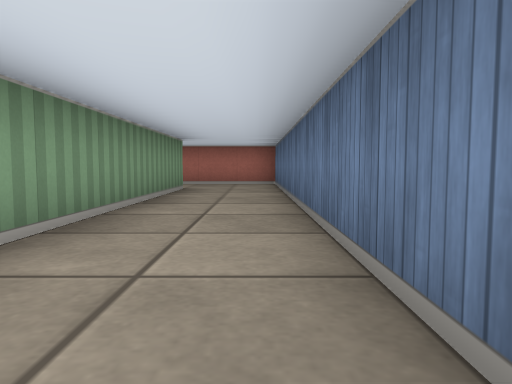
view 1 (above)

18 first-person views from a walk through a cub3D ray-caster map. The camera is about half as high as the walls, tilts 4° down and sees 70° across. The floor is counted in squares. Each view is taken from the middle of a square. On the plan, view 1 faces up. The plan holds only what a view shows up to about 9 squares ahead; the rest is blank.

view 2
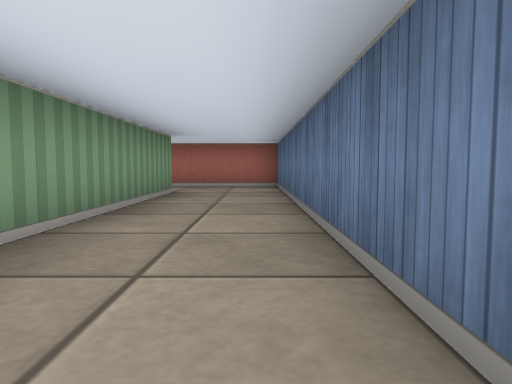

view 3
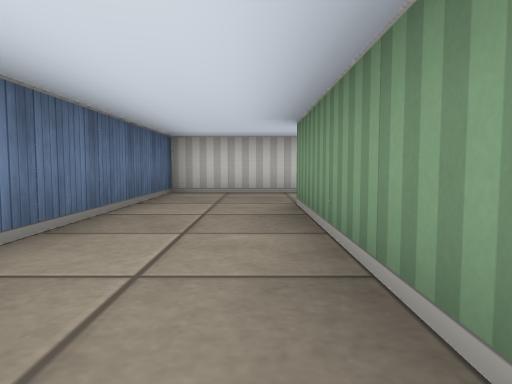

view 4
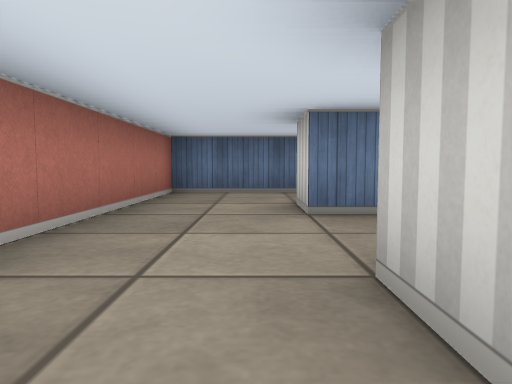

view 5
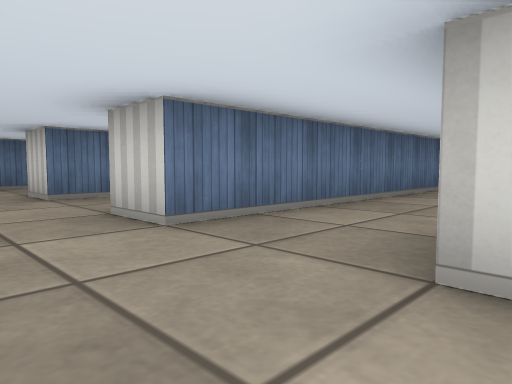

view 6
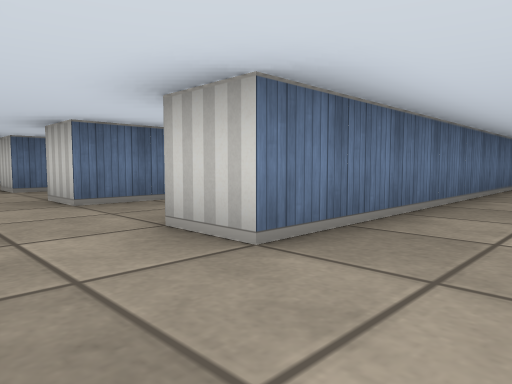

view 7
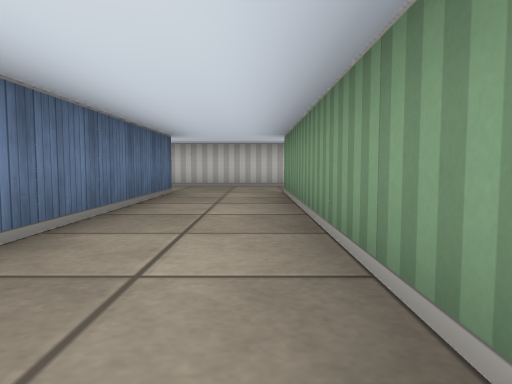

view 8
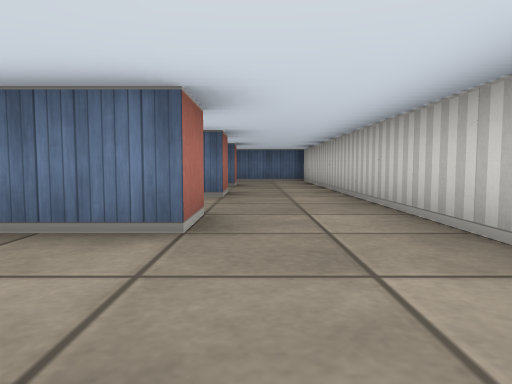

view 9
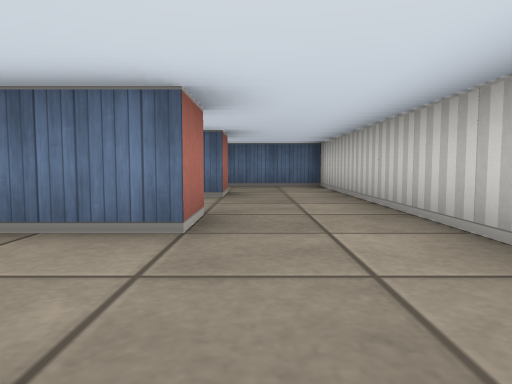

view 10
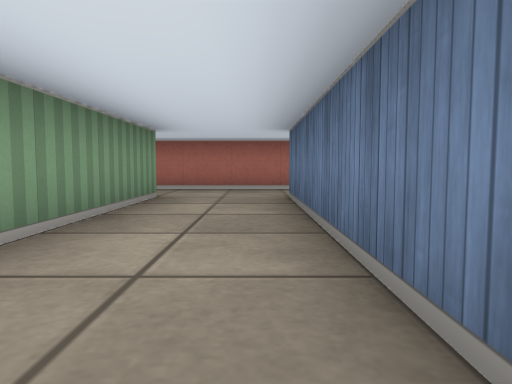

view 11
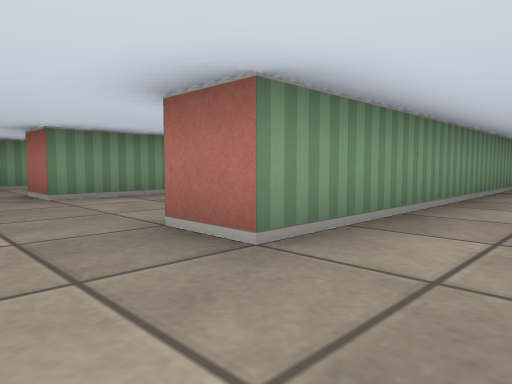

view 12
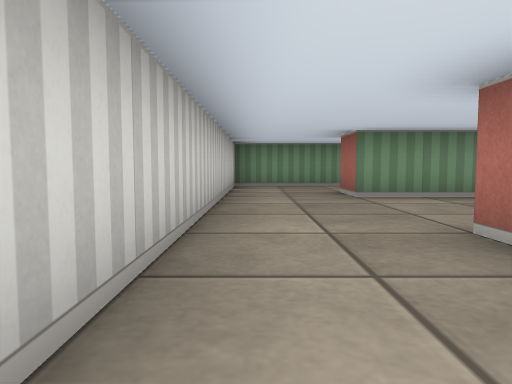

view 13
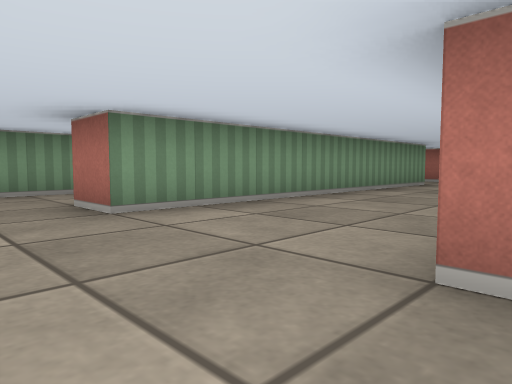

view 14
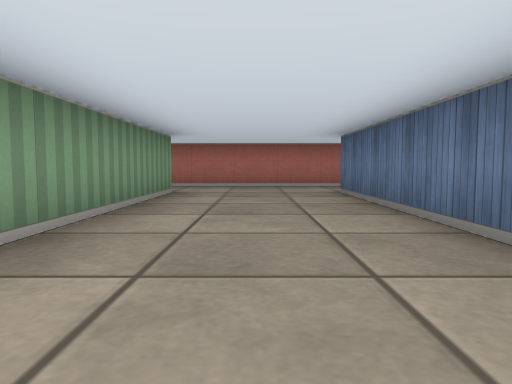

view 15
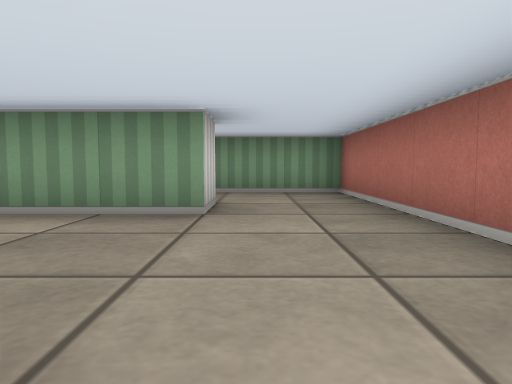

view 16
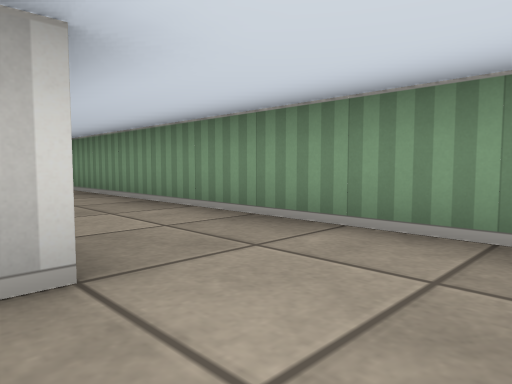

view 17
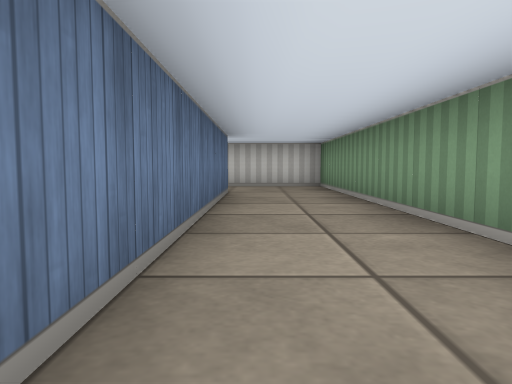

view 18
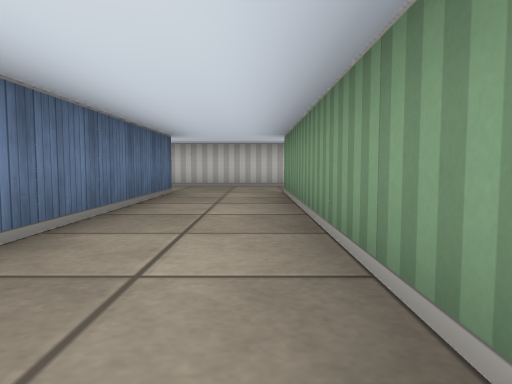

### Floor plan
Ten units are one square. View 1 is at (0, 0); x grows to the right and y downward. Boxes are objects, and circles mark ways between rooms. Rooms are numbered by the first view taken in them; rooms with no view inside come last. Other rooms are left out.
<svg viewBox="-180 -100 190 130">
<path fill="none" stroke="#000" d="M-15 -75 -15 5M-15 25 5 25 5 -95 -15 -95M-45 5 -55 5 -55 -75 -45 -75M-75 25 -45 25M-105 -75 -105 5 -115 5M-75 5 -85 5 -85 -75 -75 -75M-82 -95 -114 -95M-115 25 -75 25M-115 -31 -115 -75M-145 -75 -145 5M-114 -95 -146 -95M-145 25 -115 25M-156 -75 -145 -75M-145 5 -155 5 -155 -54M-146 -95 -175 -95 -175 25 -145 25M-45 -54 -45 5M-25 -66 -25 -75 -15 -75M-15 5 -25 5 -25 -40M-15 -95 -40 -95M-45 25 -15 25"/>
<circle cx="-20" cy="-85" r="3" fill="#2a7"/>
<circle cx="-20" cy="15" r="3" fill="#2a7"/>
<circle cx="-80" cy="-85" r="3" fill="#2a7"/>
<circle cx="-80" cy="15" r="3" fill="#2a7"/>
<circle cx="-50" cy="-85" r="3" fill="#2a7"/>
<circle cx="-50" cy="15" r="3" fill="#2a7"/>
<circle cx="-110" cy="-85" r="3" fill="#2a7"/>
<circle cx="-110" cy="15" r="3" fill="#2a7"/>
<circle cx="-150" cy="-85" r="3" fill="#2a7"/>
<circle cx="-150" cy="15" r="3" fill="#2a7"/>
<text x="-10" y="-40">1</text>
<text x="-60" y="-40">2</text>
<text x="-100" y="-40">3</text>
<text x="-130" y="-40">4</text>
<text x="-160" y="-40">5</text>
<text x="-30" y="-40">6</text>
</svg>
Room 1 opens to room 6. Room 2 opens to room 3. Room 2 opens to room 6. Room 3 opens to room 4. Room 4 opens to room 5.

Where each view was taken, in squares from view 1:
view 1: 0 up, 0 right, facing up
view 2: 1 up, 0 right, facing up
view 3: 4 up, 1 left, facing down
view 4: 8 up, 6 left, facing right
view 5: 9 up, 8 left, facing down-right
view 6: 9 up, 10 left, facing down-right
view 7: 6 up, 10 left, facing down
view 8: 1 down, 11 left, facing right
view 9: 1 down, 8 left, facing right
view 10: 2 up, 9 left, facing up
view 11: 2 down, 9 left, facing up-left
view 12: 2 down, 9 left, facing left
view 13: 2 down, 11 left, facing up-left
view 14: 1 up, 13 left, facing up
view 15: 8 up, 11 left, facing left
view 16: 9 up, 15 left, facing down-left
view 17: 6 up, 16 left, facing down
view 18: 6 up, 4 left, facing down
